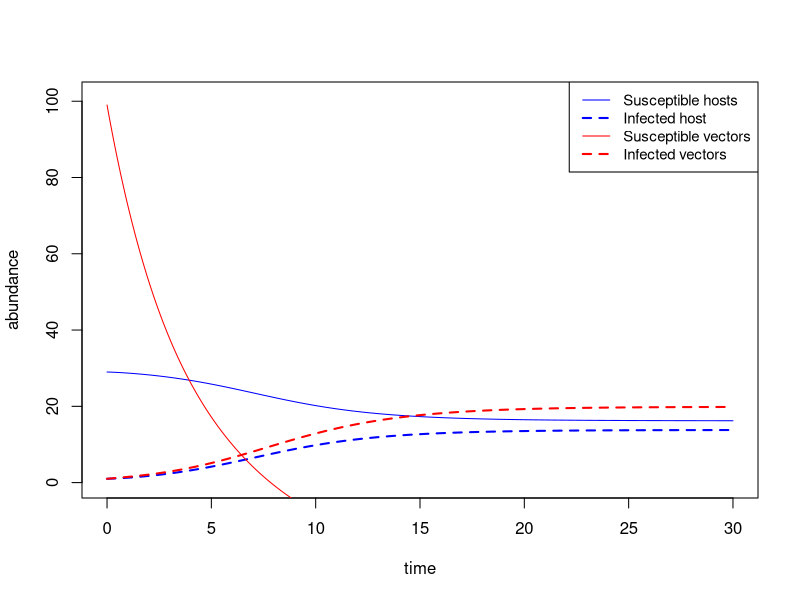
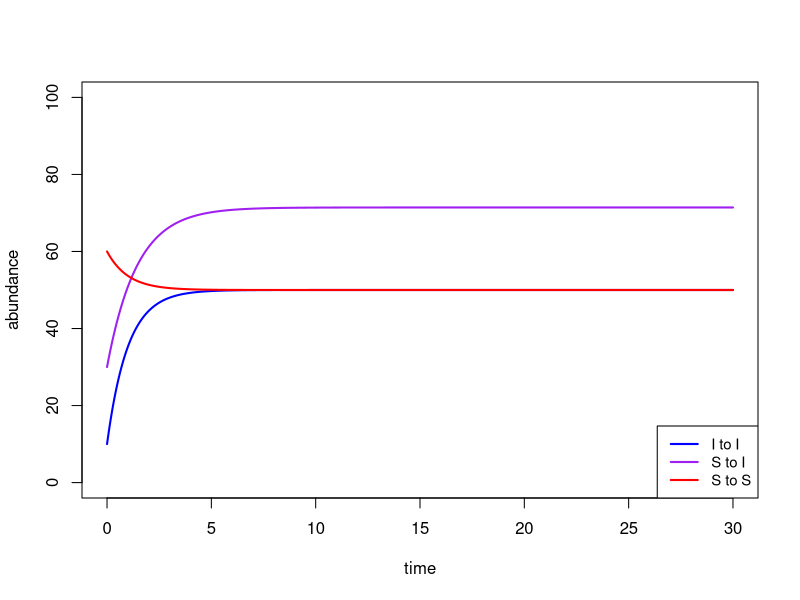
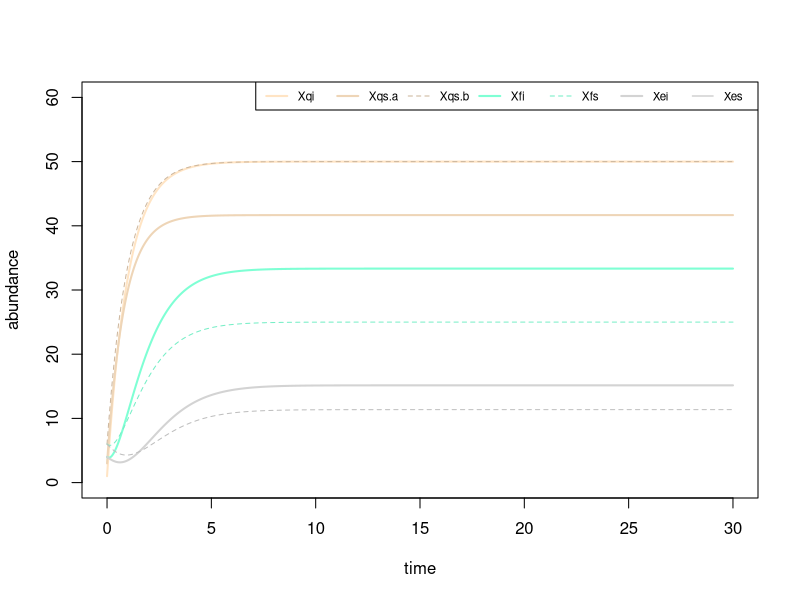
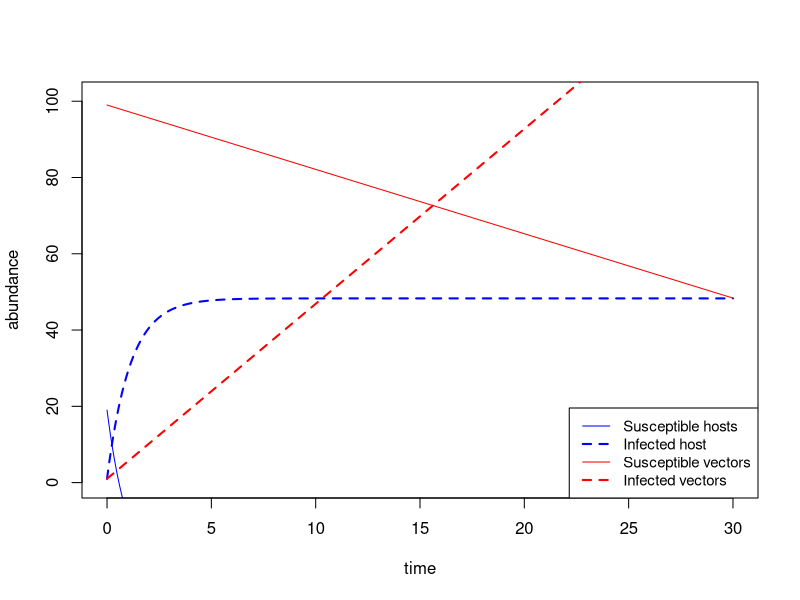

Source code (R) for these figures, in order:
## ---- chunk 1
knitr::opts_chunk$set(echo = TRUE)
## ---- chunk 2
# very basic, simple model to build off of

library(deSolve)

host.tick <- function(t, x, params) {
  S = x[1] # susceptible host
  I = x[2] # infected host
  U = x[3] # susceptible vector
  V = x[4] # infected vector
  
  beta_prime = params[1] # inoculation
  alpha = params[2] # acquisition
  gamma = params[3] # host turnover I > S
  birth_v = params[4] # birth of vectors, or input into the system
  death_v = params[5] # death of vectors
  
  # S + I = N host in system
  dSdt = - (beta_prime*S*V)/(S + I) + gamma*I #change of susceptibles to infected
  dIdt = (beta_prime*S*V)/(S + I) - gamma*I # change of infected to susceptibles
  dUdt = - (alpha*S*I)/(S + I) + birth_v*U - death_v*U 
  dVdt = (alpha*S*I)/(S + I) + birth_v*V - death_v*V
 
  # U + V = N vector in system, don't think this would be biologically driving I% but check it out
  #dUdt = - (alpha*U*I)/(U + V) + birth_v*U - death_v*U 
  #dVdt = (alpha*U*I)/(U + V) + birth_v*V - death_v*V
  
  return(list(c(dSdt, dIdt, dUdt, dVdt)))
}
  
S0 = 29
I0 = 1
U0 = 99
V0 = 1

initial_values = c(S0, I0, U0, V0)

  beta_prime = 0.9 # inoculation
  alpha = 0.8  # acquisition
  gamma = 0.7 # host turnover I > S
  birth_v = 0.2 # birth of vectors
  death_v = 0.5 # death of vectors

parameters = c(beta_prime, alpha, gamma, birth_v, death_v) 

times = seq(0,30, 0.01)

results = lsoda(initial_values, times, host.tick, parameters)
colnames(results) = c('time', 'susceptible host', 'infected host', 'susceptible tick', 'infected tick')
head(results)  

plot(results[, 'time'], results[,'susceptible host'], type = 'l', col = 'blue', 
     xlab = 'time', ylab = 'abundance', ylim = c(0,101), lty = 1, lwd = 1)
lines(results[,'time'], results[,'infected host'], type = 'l', col = 'blue', lty = 2, lwd = 2)
lines(results[,'time'], results[,'susceptible tick'], type = 'l', col = 'red', lty = 1, lwd = 1)
lines(results[,'time'], results[,'infected tick'], type = 'l', col = 'red', lty = 2, lwd = 2)
legend('topright', legend = c('Susceptible hosts', 'Infected host', 'Susceptible vectors', 'Infected vectors'),
       col = c('blue', 'blue', 'red', 'red'), lty = c(1,2,1,2), 
       lwd = c(1,2,1,2), cex = 0.9)

# hopefully if I can get psi (input into susceptible vectors) there won't be a crashing Vs population
## ---- chunk 3
q.to.f <- function(t, x, params) {
  Xqii = x[1] # infected stays infected
  Xqsi = x[2] # susceptible becomes infected
  Xqss = x[3] # susceptible stays susceptible
  
  
  lambda= params[1] # inoculation
  alpha = params[2] # acquisition via infected blood meal
  sigma = params[3] # acquisition via cofeeding
  psi = params[4] # input of new vectors into questing X
  omega = params[5] # death of vectors
  
  # S + I = N host in system
  dXqiidt = psi - omega*Xqii - lambda*Xqii # infected stays infected
  dXqsidt = psi - omega*Xqsi - lambda*Xqsi*alpha - lambda*Xqsi*sigma # susceptible becomes infected
  # if sigma/alpha 0, selects 1 route of transmission
  dXqssdt = psi - omega*Xqss - lambda*Xqss # susceptible stays susceptible
  
  return(list(c(dXqiidt, dXqsidt, dXqssdt)))
}

Xqii0 = 10
Xqsi0 = 30
Xqss0 = 60

## set values
# state variables
initial_values = c(Xqii0, Xqsi0, Xqss0)

# parameters
  lambda= .5 # contact rate
  alpha = .3 # acquisition via infected blood meal
  sigma = .1 # acquisition via cofeeding
  psi = 50 # input of new vectors into questing X
  omega = .5 # death of vectors

parameters = c(lambda, alpha, sigma, psi, omega) 

times = seq(0,30, 0.01)

results = lsoda(initial_values, times, q.to.f, parameters)
colnames(results) = c('time', 'I to I', 'S to I', 'S to S')
head(results)  

plot(results[, 'time'], results[,'I to I'], type = 'l', col = 'blue', 
     xlab = 'time', ylab = 'abundance', ylim = c(0,100), lty = 1, lwd = 2)
lines(results[,'time'], results[,'S to I'], type = 'l', col = 'purple', lty = 1, lwd = 2)
lines(results[,'time'], results[,'S to S'], type = 'l', col = 'red', lty = 1, lwd = 2)
legend('bottomright', legend = c('I to I', 'S to I', 'S to S'),
       col = c('blue', 'purple', 'red'), lty = c(1,1,1), 
       lwd = c(2,2,2), cex = 0.9)
## ---- chunk 4
all.phases <- function(t, x, params) {
  # 3 classes from questing to feeding
  Xqi = x[1] # infected stays infected
  Xqs.a = x[2] # susceptible becomes infected
  Xqs.b = x[3] # susceptible stays susceptible
  # 2 classes from feeding to engorged
  Xfi = x[4]
  Xfs = x[5]
  # 2 classes from engorged to molted
  Xei = x[6]
  Xes = x[7]
    
  lambda = params[1] # inoculation
  alpha = params[2] # acquisition via infected blood meal
  sigma = params[3] # acquisition via cofeeding
  psi = params[4] # input of new vectors into questing X
  omega = params[5] # death of vectors
  phi = params[6] # dropping off rate
  tau = params[7] # molting rate
  
  # S + I = N host in system
  
  # questing to feeding
  dXqidt = psi - omega*Xqi - lambda*Xqi # infected stays infected
  
  # this line needs help, 
  #which do I assign death to? Do I combine both routes for si here?
  dXqs.adt = psi - omega*Xqs.a - lambda*Xqs.a*alpha - omega*Xqs.a -lambda*Xqs.a*sigma # susceptible becomes infected
  # if sigma/alpha 0, selects 1 route of transmission
  
  
  dXqs.bdt = psi - omega*Xqs.b - lambda*Xqs.b # susceptible stays susceptible
  
  # feeding to engorged
  dXfidt = lambda*Xqi + lambda*Xqs.a*alpha + lambda*Xqs.a*sigma - omega*Xfi - phi*Xfi
  dXfsdt = lambda*Xqs.b - omega*Xfs - phi*Xfs
  
  # engorged to molted to next X
  dXeidt = phi*Xfi - omega*Xei - tau*Xei
  dXesdt = phi*Xfs - omega*Xes - tau*Xes
  
  return(list(c(dXqidt, dXqs.adt, dXqs.bdt, dXfidt,dXfsdt,dXeidt,dXesdt)))
}

Xqi0 = 1
Xqs.a0 = 3
Xqs.b0 = 6

Xfidt0 = 4
Xfsdt0 = 6

Xeidt0 = 4
Xesdt0 = 6

## set values
# state variables
initial_values = c(Xqi0, Xqs.a0, Xqs.b0,
                   Xfidt0,Xfsdt0,
                   Xeidt0,Xesdt0)

# parameters
  lambda= .5 # contact rate
  alpha = .3 # acquisition via infected blood meal
  sigma = .1 # acquisition via cofeeding
  psi = 50 # input of new vectors into questing X
  omega = .5 # death of vectors
  phi = .5
  tau = .6
parameters = c(lambda, alpha, sigma, psi, omega, phi, tau) 

times = seq(0,30, 0.01)

results = lsoda(initial_values, times, all.phases, parameters)
colnames(results) = c('time', 'Xqi', 'Xqs.a', 'Xqs.b','Xfi','Xfs','Xei','Xes')
head(results)  

plot(results[, 'time'], results[,'Xqi'], type = 'l', col = 'bisque1', 
     xlab = 'time', ylab = 'abundance', ylim = c(0,60), lty = 1, lwd = 2)
lines(results[,'time'], results[,'Xqs.a'], type = 'l', col = 'bisque2', lty = 1, lwd = 2)
lines(results[,'time'], results[,'Xqs.b'], type = 'l', col = 'bisque3', lty = 2, lwd = 1)
lines(results[,'time'], results[,'Xfi'], type = 'l', col = 'aquamarine1', lty = 1, lwd = 2)
lines(results[,'time'], results[,'Xfs'], type = 'l', col = 'aquamarine2', lty = 2, lwd = 1)
lines(results[,'time'], results[,'Xei'], type = 'l', col = 'lightgray', lty = 1, lwd = 2)
lines(results[,'time'], results[,'Xes'], type = 'l', col = 'gray', lty = 2, lwd = 1)
legend('topright', legend = c('Xqi', 'Xqs.a', 'Xqs.b','Xfi','Xfs','Xei','Xes'),
       col = c('bisque1', 'bisque2', 'bisque3', 'aquamarine1', 'aquamarine2', 'lightgray', 'gray'), lty = c(1,1,2,1,2,1), 
       lwd = c(2,2,1,2,1,2,1), cex = 0.7, horiz = TRUE)
## ---- chunk 5
# types of competent and non-competent hosts, need to figure out this bit
S = 10
I = 1
H = S + I
# H1 = 
# H2 =
# H3 =
# H_types = H1 + H2 + H3

# susceptible hosts
H_s1 = 5 # highly competent # NEFU
H_s2 = 7 # lowly comptenty  # PERO
H_s3 = 9 # not competent    # SCOC
S = H_s1 + H_s2 +H_s3

# infected hosts  
H_i1 = 4 # highly competent # NEFU
H_i2 = 0 # lowly comptenty  # PERO
H_i3 = 0 #not competent    # SCOC # this is a weird one
I = H_i1 + H_i2 +H_i3 


# susceptible ticks
Ls = 12
Ns = 8
As = 2
Vs = Ls + Ns + As

# infected ticks
Li = 1
Ni = 0
Ai = 0
Vi = Li + Ni + Ai

# tick life stages
X = Vs + Vi
L = 10
N = 8
A = 2
X_ls = L + N + A

# infected questing ticks 
Lqi = 1
Nqi = 11
Aqi = 9
q = Lqi + Nqi + Aqi 

## ---- chunk 6
# tick natural mortality

wl = .1
wn = .2
wa = .2
w = wl + wn + wa

# host recovery rate 
gamma = .9

# tick input to each life stage
psi = X_ls*w # need to figure this out

 
# contact rate between tick and host
beta_l = .05
beta_n = .03
beta_a = .01
beta_x = beta_l + beta_n + beta_a

# tick acquisition rate of pathogen ( host to tick )
alpha = (I * beta_x * q)/H

# I want to divie this up into contact between different types of competent hosts eventually
# beta_l1 =
#   beta_l2 =
#   beta_l3 =
# beta_n1 =
#   beta_n2 =
#   beta_n3 =
# beta_a1 =
#   beta_a2 =
#   beta_a3 =
  
# infectious contact rate between tick and host
beta = beta_x * q

# host inoculation rate of patogen ( tick to host )
beta_prime = (H * beta * X)/ H


## ---- chunk 7
toy2.0 <- function(t, x, params) {
  S = x[1] # susceptible host
  I = x[2] # infected host
  U = x[3] # susceptible vector
  V = x[4] # infected vector
  
  beta_prime = params[1] # inoculation
  alpha = params[2] # acquisition
  gamma = params[3] # host turnover I > S
  birth_v = params[4] # birth of vectors, or input into the system
  death_v = params[5] # death of vectors
  
  # S + I = N host in system
  dSdt = - beta_prime + gamma*I #change of susceptibles to infected
  dIdt = beta_prime - gamma*I # change of infected to susceptibles
  dUdt = - alpha - death_v*Vs + psi # need to switch birth_v to psi
  dVdt = alpha + birth_v*Vs - death_v*Vi # need to switch birth_v to psi
 
  # U + V = N vector in system, don't think this would be biologically driving I% but check it out
  #dUdt = - (alpha*U*I)/(U + V) + birth_v*U - death_v*U 
  #dVdt = (alpha*U*I)/(U + V) + birth_v*V - death_v*V
  
  return(list(c(dSdt, dIdt, dUdt, dVdt)))
  

}
  
S0 = 19
I0 = 1
U0 = 99
V0 = 1

initial_values = c(S0, I0, U0, V0)


  # beta_prime = 0.9 # inoculation
  # alpha = 0.8  # acquisition
  # gamma = 0.7 # host turnover I > S
  # birth_v = 0.2 # birth of vectors
  # death_v = 0.5 # death of vectors

parameters = c(beta_prime, alpha, gamma, birth_v, death_v) 

times = seq(0,30, 0.01)

results = lsoda(initial_values, times, toy2.0, parameters)
colnames(results) = c('time', 'susceptible host', 'infected host', 'susceptible tick', 'infected tick')
head(results)  

plot(results[, 'time'], results[,'susceptible host'], type = 'l', col = 'blue', 
     xlab = 'time', ylab = 'abundance', ylim = c(0,101), lty = 1, lwd = 1)
lines(results[,'time'], results[,'infected host'], type = 'l', col = 'blue', lty = 2, lwd = 2)
lines(results[,'time'], results[,'susceptible tick'], type = 'l', col = 'red', lty = 1, lwd = 1)
lines(results[,'time'], results[,'infected tick'], type = 'l', col = 'red', lty = 2, lwd = 2)
legend('bottomright', legend = c('Susceptible hosts', 'Infected host', 'Susceptible vectors', 'Infected vectors'),
       col = c('blue', 'blue', 'red', 'red'),lty = c(1,2,1,2), cex = 0.9,
       lwd = c(1,2,1,2))
